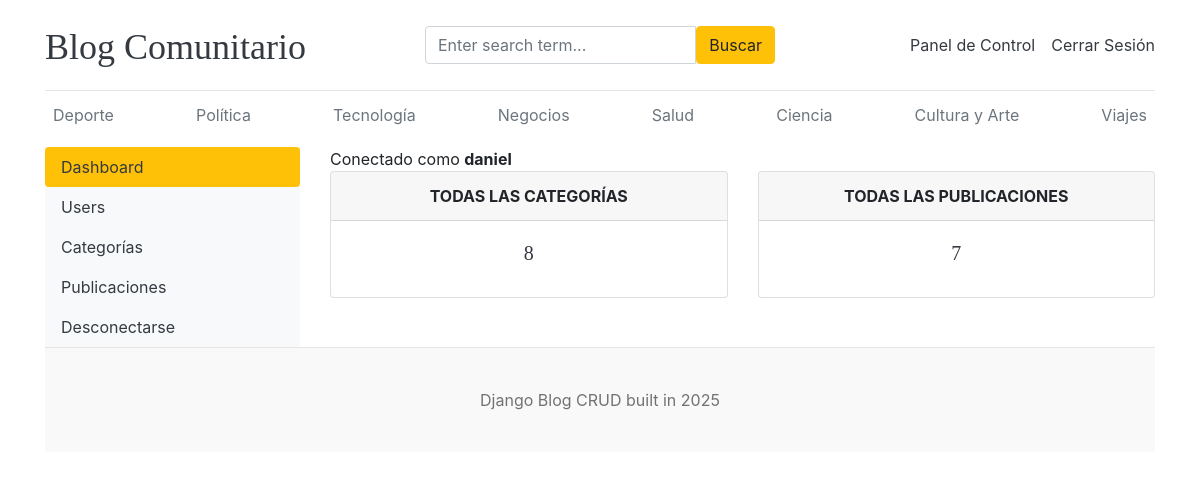
The page /dashboard/ (signed in) on the database its author committed.
### blogs/models.py (models this page shows, shortened)
class Category(models.Model):
    category_name = models.CharField(max_length=50, unique=True)
    created_at = models.DateTimeField(auto_now_add=True)
    updated_at = models.DateTimeField(auto_now=True)
    class Meta:
        verbose_name_plural = "Categories"

### dashboards/views.py (the view)
# urls.py: path('dashboard/', include('dashboards.urls')),
@login_required(login_url='login')
def dashboard(request):
    category_count = Category.objects.all().count()
    blogs_count = Blog.objects.all().count()
    context = {
        'category_count': category_count,
        'blogs_count': blogs_count,
    }
    return render(request, 'dashboard/dashboard.html', context)

### blogs/context_processors.py (called while the page is built)
def get_categories(request):
    categories = Category.objects.all()
    return dict(categories=categories)

def get_social_links(request):
    social_links = SocialLink.objects.all()
    return dict(social_links=social_links)

### templates/dashboard/dashboard.html
{% extends 'base.html' %}
{% block content %}
<div class="row">
    {% include 'dashboard/sidebar.html' %}
    <div class="col-md-9">
        <span>Conectado como <b>{{ user }}</b></span>
        <div class="row">
            <div class="col">
                <div class="card border-default mb-3">
                    <div class="card-header text-center text-uppercase font-weight-bold">Todas las categorías</div>
                    <div class="card-body text-dark">
                        <h5 class="card-title text-center">{{ category_count }}</h5>
                    </div>
                </div>
            </div>
            <div class="col">
                <div class="card border-default mb-3">
                    <div class="card-header text-center text-uppercase font-weight-bold">Todas las publicaciones</div>
                    <div class="card-body text-dark">
                        <h5 class="card-title text-center">{{ blogs_count }}</h5>
                    </div>
                </div>
            </div>
        </div>
    </div>
</div>
{% endblock %}

### templates/base.html (shortened to what this page needs)
{% load static %}
<!DOCTYPE html>
<html lang="en">
<head>
    <link href="https://getbootstrap.com/docs/4.0/dist/css/bootstrap.min.css" rel="stylesheet">
    <link href="{% static 'css/blog.css' %}" rel="stylesheet">
    <link rel="stylesheet" href="https://cdnjs.cloudflare.com/ajax/libs/font-awesome/4.7.0/css/font-awesome.min.css">
  </head>
<body>
    <div class="container">
      <header class="blog-header py-3">
        <div class="row flex-nowrap justify-content-between align-items-center">
          <div class="col-4 pt-1">
            <a class="blog-header-logo text-dark" href="/">Blog Comunitario</a>
          </div>
          <div class="col-4">
            <form action="{% url 'search' %}" method="GET">
              <div class="input-group">
                <input class="form-control" type="text" name="keyword" value="{{ keyword }}" placeholder="Enter search term..." aria-label="Enter search term..." aria-describedby="button-search" />
                <button type="submit" class="btn btn-warning" id="button-search" type="button">Buscar</button>
              </div>
            </form>
          </div>
          <div class="col-4 d-flex justify-content-end align-items-center">
            {% if not user.is_authenticated %}
            <a class="btn btn-sm btn-warning" href="{% url 'login' %}">Ingreso</a> &nbsp;
            <a class="btn btn-sm btn-outline-warning" href="{% url 'register' %}">Registro</a>
            {% else %}
            <span><a href="{% url 'dashboard' %}" class="text-dark">Panel de Control</a></span>
            <span><a href="{% url 'logout' %}" class="text-dark">Cerrar Sesión</a></span>
            {% endif %}
          </div>
        </div>
      </header>
      <div class="nav-scroller py-1 mb-2">
        <nav class="nav d-flex justify-content-between">
          {% for cat in categories %}
          <a class="p-2 text-muted" href="{% url 'posts_by_category' cat.id %}">{{ cat.category_name}}</a>
          {% endfor %}
        </nav>
      </div>
{% block content %}
{% endblock %}
 <footer class="blog-footer">
  <p>Django Blog CRUD built in 2025 </p>
</footer>
</body>
</html>

### blog_main/static/css/blog.css (style rules this page uses)
.blog-header { border-bottom: 1px solid #e5e5e5; }
.blog-header-logo { font-family: "Playfair Display", Georgia, "Times New Roman", serif; font-size: 2.25rem; }
h1, h2, h3, h4, h5, h6 { font-family: "Playfair Display", Georgia, "Times New Roman", serif; }
.blog-footer { padding: 2.5rem 0; color: #727272; text-align: center; background-color: #f9f9f9; border-top: .05rem solid #e5e5e5; }
.blog-footer p:last-child { margin-bottom: 0; }

### rows shown on the page
Category: category_name "Deporte"
Category: category_name "Política"
Category: category_name "Tecnología"
Category: category_name "Negocios"
Category: category_name "Salud"
Category: category_name "Ciencia"
Category: category_name "Cultura y Arte"
Category: category_name "Viajes"

### other values the page prints
{{ user }} "daniel"
{{ category_count }} "8"
{{ blogs_count }} "7"
